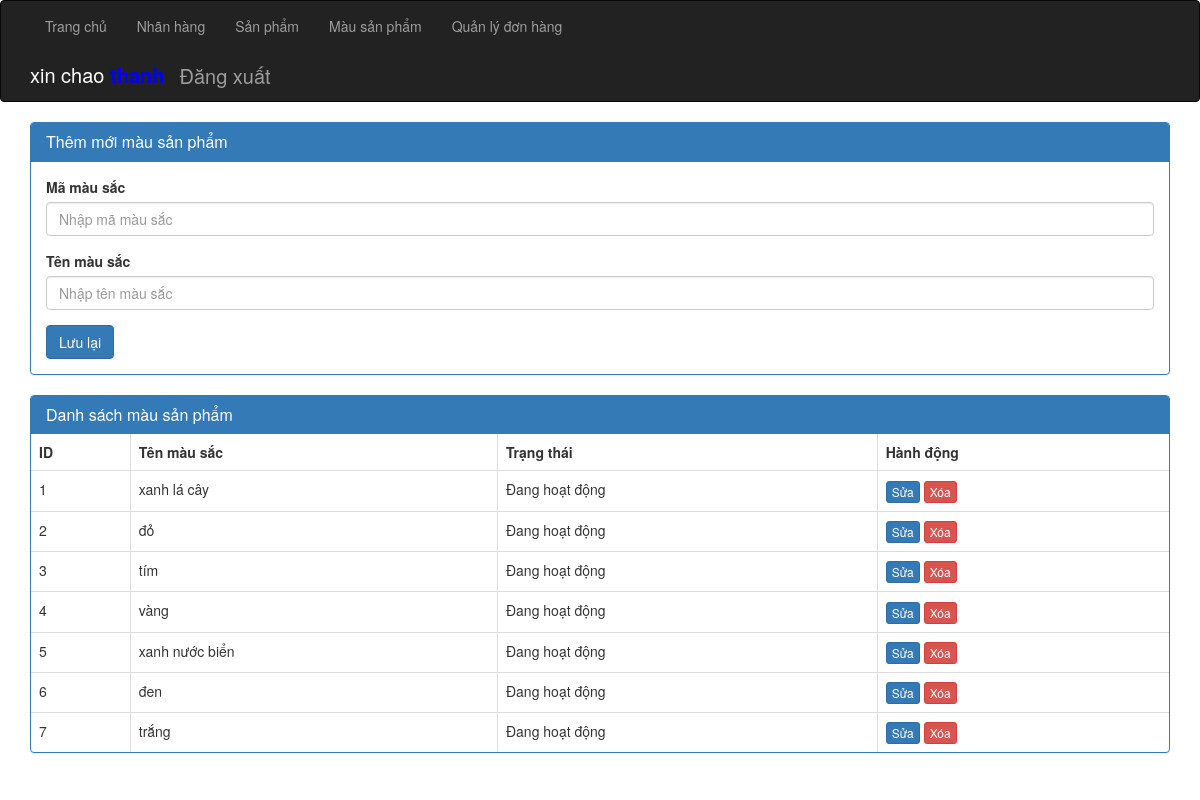
The page /backend/Mau_san_pham/mau_san_pham.php (signed in) on the database its author committed.
### tables this page shows
CREATE TABLE color(
    colorid int PRIMARY KEY ,
    colorname VARCHAR(20) NOT NULL,
    status TINYINT(4) DEFAULT 1
);

### backend/Mau_san_pham/mau_san_pham.php (the view, shortened to what this page needs)
<?php
include '../header.php';
require_once '../connect.php';
$color = mysqli_query($conn, "SELECT * FROM color");
?>
<div class="panel panel-primary">
    <div class="panel-heading">
        <h3 class="panel-title">Thêm mới màu sản phẩm</h3>
    </div>
    <div class="panel-body">
        <form action="" method="POST" role="form">
            <div class="form-group">
                <label for="">Mã màu sắc</label>
                <input type="number" min="0" class="form-control" name="colorid" placeholder="Nhập mã màu sắc">
            </div>
            <div class="form-group">
                <label for="">Tên màu sắc</label>
                <input type="text" class="form-control" name="colorname" placeholder="Nhập tên màu sắc">
            </div>
            <button type="submit" class="btn btn-primary">Lưu lại</button>
        </form>
    </div>
</div>
<div class="panel panel-primary">
    <div class="panel-heading">
        <h3 class="panel-title">Danh sách màu sản phẩm</h3>
    </div>
    <table class="table table-bordered table-hover">
        <thead>
            <tr>
                <th>ID</th>
                <th>Tên màu sắc</th>
                <th>Trạng thái</th>
                <th>Hành động</th>
            </tr>
        </thead>
        <tbody>
            <?php foreach ($color as $row) : ?>
                <tr>
                    <td><?php echo $row['colorid']; ?></td>
                    <td><?php echo $row['colorname']; ?></td>
                    <td><?php echo $row['status'] == 1 ? 'Đang hoạt động' : 'Khóa'; ?></td>
                    <td>
                        <a href="/shop/backend/Mau_san_pham/sua_mau_sp.php?Colid=<?php echo $row['colorid']; ?>" class="btn btn-xs btn-primary">Sửa</a>
                        <a href="/shop/backend/Mau_san_pham/xoa_mau_sp.php?Colid=<?php echo $row['colorid']; ?>" class="btn btn-xs btn-danger">Xóa</a>
                    </td>
                </tr>
            <?php endforeach; ?>
        </tbody>
    </table>
</div>

### rows shown on the page
color: colorid "1", colorname "xanh lá cây", status "Đang hoạt động"
color: colorid "2", colorname "đỏ", status "Đang hoạt động"
color: colorid "3", colorname "tím", status "Đang hoạt động"
color: colorid "4", colorname "vàng", status "Đang hoạt động"
color: colorid "5", colorname "xanh nước biển", status "Đang hoạt động"
color: colorid "6", colorname "đen", status "Đang hoạt động"
color: colorid "7", colorname "trắng", status "Đang hoạt động"
